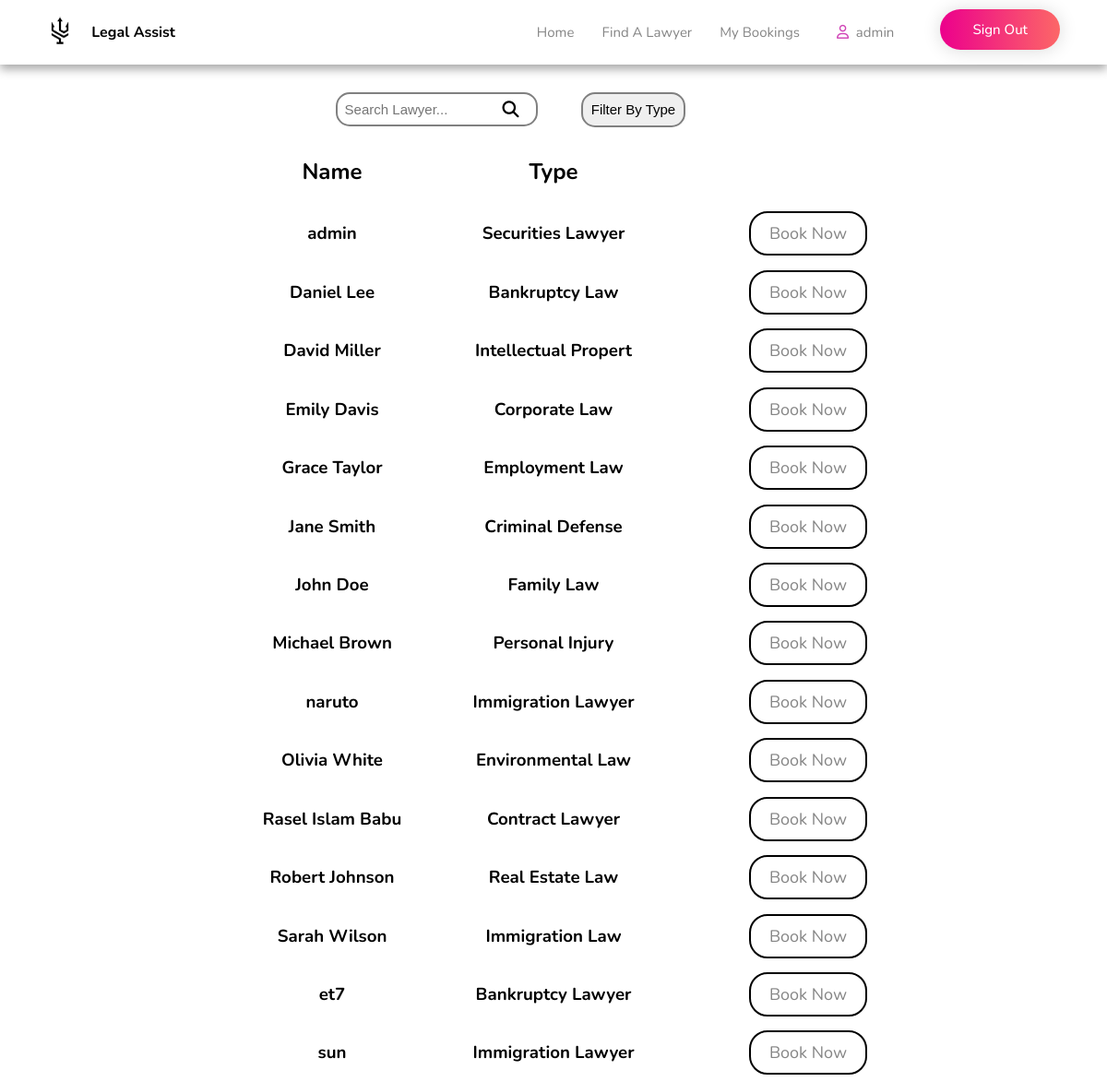
Page /user/Components/page/lawyer.php (signed in) on the committed database.
### tables this page shows
CREATE TABLE `adminregistation` (
  `username` varchar(29) DEFAULT NULL,
  `email` varchar(20) NOT NULL,
  `password` varchar(20) DEFAULT NULL,
  `category` varchar(20) DEFAULT NULL
);

### user/Components/page/lawyer.php (the view, shortened to what this page needs)
<?php
$name= $_SESSION['variable_name_1'];
require '../../connectdatabase/connect.php';
?>
<!DOCTYPE html>
<html lang="en">
<head>
    <link rel="stylesheet" type="text/css"
        href="https://cdnjs.cloudflare.com/ajax/libs/font-awesome/5.15.1/css/all.min.css" />
</head>
<link rel="stylesheet" href="../../designCSS//Lawyer.css">
<link rel="stylesheet" href="../../designCSS/navbar.css">
<body>
    <div class="navbar">
        <div class="right-nav">
            <a href="./HomePage.php"><img width="50" src="../../Assists/logo/LegalAssist-Transparent.png" alt="" /></a>
            <h4>Legal Assist</h4>
        </div>
        <div class="nav">
            <a href="./HomePage.php">
                <p>Home</p>
            </a>
            <p></p>
            <a href="./lawyer.php">
                <p>Find A Lawyer</p>
            </a>
            <p></p>
            <a href="./userBooking.php">
                <p>My Bookings</p>
            </a>
            <p></p>
            <p>
                <i class="fa-regular fa-user" style="color: #d043b6"></i>&nbsp;&nbsp;<span id="profile"><?php echo $name; ?></span>
            </p>
            <p></p>
            <div id="signup-logout-btn">
            <a id="signup" class="signup" style="color: #fff;" href="../logout/logout.php">Sign Out</a>
            </div>
            <div id="space"></div>
        </div>
    </div>
    <div id="LawyerBar">
        <div id="searchBox">
            <input class="searchInput" contenteditable="true" placeholder="Search Lawyer..." id="inputBox"></input>
            <button id="Search"><i class="fa-solid fa-magnifying-glass"></i></button>
        </div>
        <div class="dropdown">
            <button onclick="toggle()" class="dropbtn" id="filter">Filter By Type</button>
        </div>
    </div>
    <div id="heading">
        <h2>Name</h2>
        <h2>Type</h2>
    </div>
    <div id="LawyerList">
        <?php
        $q=mysqli_query($connect,"select * from adminregistation");
        while($r=mysqli_fetch_array($q))
        {
            ?>
        <div class="Lawyer">
            <h3><?php echo $r['username'];?></h3>
            <h3><?php echo $r['category']; ?></h3>
            <a class="bookfor"href="./booking.php?lemail=<?php echo $r['email']; ?>" >Book Now</a>
        </div>
          <?php
        }
        ?>
    </div>
</body>
</html>

### user/designCSS/lawyer.css (style rules this page uses)
body { text-align: center; margin: 0px; padding: 0px; padding-top: 100px; }
.dropbtn { cursor: pointer; }
.dropdown { position: relative; display: inline-block; width: 300px; }
#LawyerBar { display: flex; justify-content: center; padding-bottom: 1%; }
#searchBox { display: inline-block; position: relative; margin-right: -30px; }
#searchBox input { font-size: 15px; padding: 4%; border: 2px solid grey; border-radius: 15px; }
#searchBox i, #searchBox button { position: absolute; top: 50%; right: 0px; transform: translateY(-50%); font-size: 18px; padding: 10%; background-color: unset; border: unset; cursor: pointer; }
#searchBox button { z-index: 1; }
#filter { font-size: 15px; padding: 2.8%; border: 2px solid grey; border-radius: 15px; }
.Lawyer { display: grid; grid-template-columns: repeat(5, 1fr); align-items: center; }
.Lawyer .bookfor { border: 2px solid black; margin-left: 30%; font-size: 18px; border-radius: 20px; padding-top: 10px; padding-bottom: 10px; padding-left: 20px; padding-right: 20px; justify-self: center; align-self: center; }
#heading { display: grid; grid-template-columns: repeat(5, 1fr); align-items: center; }
body { font-family: "Nunito"; }

### user/designCSS/navbar.css (style rules this page uses)
.navbar { top: 0; display: flex; z-index: 100; width: 100%; position: fixed; background-color: white; align-items: center; height: 70px; justify-content: space-between; box-shadow: rgba(0, 0, 0, 0.35) 0px 5px 10px; }
.right-nav { display: flex; align-items: center; width: 150px; justify-content: space-between; margin-left: 40px; }
.nav { display: flex; justify-content: space-between; }
a, a:link, a:visited, a:hover, a:active { text-decoration: none; transition: all 0.3s cubic-bezier(0.4, 0, 1, 1) 0s; color: rgba(102, 102, 102, .8); font-size: 15px; }
.nav>p { padding: 0 20px 0 10px; transition: all 0.3s cubic-bezier(0.4, 0, 1, 1) 0s; color: rgba(102, 102, 102, .8); font-size: 15px; }
#space { width: 50px; }
.signup { border: none; display: inline-block; vertical-align: top; margin-right: 1px; border-radius: 35px; font-weight: 500; color: #fff; line-height: 26px; font-size: 15px; padding: 9px 35px; background-size: 200% 100%; cursor: pointer; background-image: linear-gradient(to right, #EC008C 0%, #fc6767 50%, #EC008C 100%) !important; box-shadow: 0 1px 20px 0 rgb(0 0 0 / 14%); }

### rows in the picture
adminregistation: username "admin", category "Securities Lawyer"
adminregistation: username "Daniel Lee", category "Bankruptcy Law"
adminregistation: username "David Miller", category "Intellectual Propert"
adminregistation: username "Emily Davis", category "Corporate Law"
adminregistation: username "Grace Taylor", category "Employment Law"
adminregistation: username "Jane Smith", category "Criminal Defense"
adminregistation: username "John Doe", category "Family Law"
adminregistation: username "Michael Brown", category "Personal Injury"
adminregistation: username "naruto", category "Immigration Lawyer"
adminregistation: username "Olivia White", category "Environmental Law"
adminregistation: username "Rasel Islam Babu", category "Contract Lawyer"
adminregistation: username "Robert Johnson", category "Real Estate Law"
adminregistation: username "Sarah Wilson", category "Immigration Law"
adminregistation: username "et7", category "Bankruptcy Lawyer"
adminregistation: username "sun", category "Immigration Lawyer"

### other values in the picture
$name "admin"
